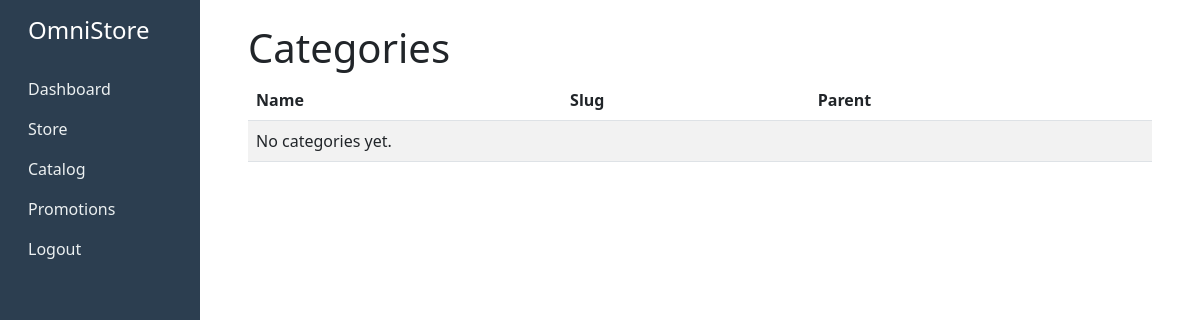
The app's page /catalog/categories/ (signed in), older data.
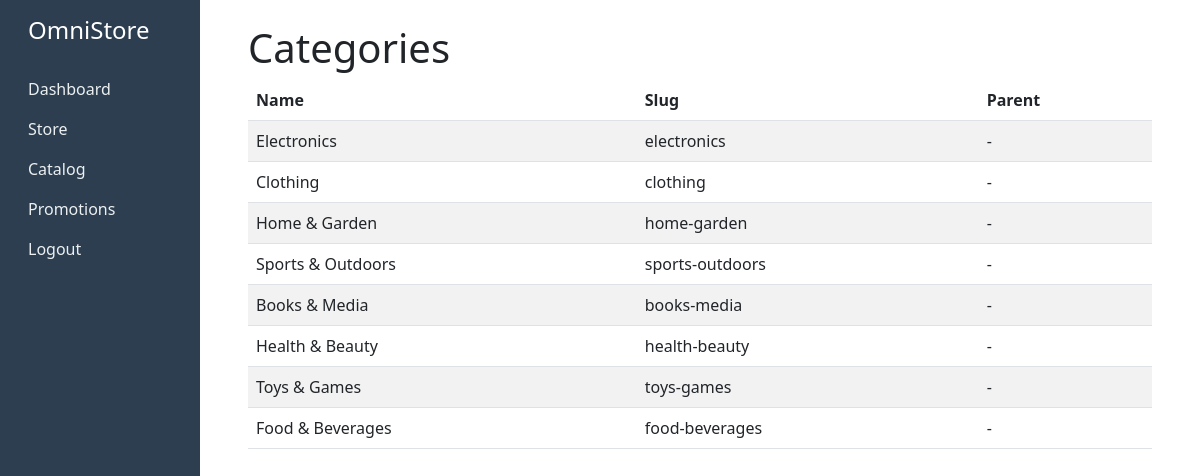
The same page, newer data.
### catalog/models.py (models this page shows, shortened)
class Category(models.Model):
    name = models.CharField(max_length=255)
    slug = models.SlugField(unique=True, blank=True)
    parent = models.ForeignKey(
        'self',
        on_delete=models.CASCADE,
        null=True,
        blank=True,
        related_name='children'
    )
    description = models.TextField(blank=True)
    created_at = models.DateTimeField(auto_now_add=True)
    updated_at = models.DateTimeField(auto_now=True)
    class Meta:
        verbose_name_plural = 'categories'

### catalog/views.py (the view)
# urls.py: path('categories/', views.category_list, name='category_list'),
@login_required
def category_list(request):
    categories = Category.objects.filter(parent__isnull=True).prefetch_related('children')
    return render(request, 'catalog/category_list.html', {'categories': categories})

### identity/models.py (called while the page is built)
    @property
    def is_admin(self):
        return self.role == self.Role.ADMIN

    @property
    def is_manager(self):
        return self.role == self.Role.MANAGER

    @property
    def is_staff_member(self):
        return self.role == self.Role.STAFF

### templates/catalog/category_list.html (shortened to what this page needs)
{% extends 'base.html' %}
{% block content %}
<div class="p-4">
    <h1>Categories</h1>
    <table class="table table-striped">
        <thead>
            <tr>
                <th>Name</th>
                <th>Slug</th>
                <th>Parent</th>
            </tr>
        </thead>
        <tbody>
            {% for category in categories %}
            <tr>
                <td>{{ category.name }}</td>
                <td>{{ category.slug }}</td>
                <td>{{ category.parent|default:"-" }}</td>
            </tr>
            {% empty %}
            <tr><td colspan="3">No categories yet.</td></tr>
            {% endfor %}
        </tbody>
    </table>
</div>
{% endblock %}

Row changes from the older to the newer data that the page shows:
added Category: name "Electronics", slug "electronics", parent "-"
added Category: name "Clothing", slug "clothing", parent "-"
added Category: name "Home & Garden", slug "home-garden", parent "-"
added Category: name "Sports & Outdoors", slug "sports-outdoors", parent "-"
added Category: name "Books & Media", slug "books-media", parent "-"
added Category: name "Health & Beauty", slug "health-beauty", parent "-"
added Category: name "Toys & Games", slug "toys-games", parent "-"
added Category: name "Food & Beverages", slug "food-beverages", parent "-"
Text that changed along with them:
text no longer shown: "No categories yet."
